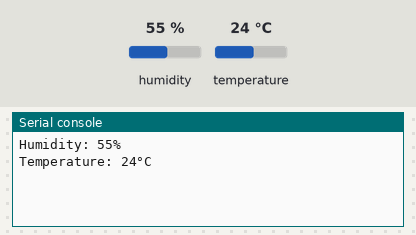
This program was run on a simulated ESP32 board running MicroPython. Shown: the last lines printed to the serial console. Inputs (shaded band) come from the test bench; at power-on: humidity 55 %, temperature 24 °C.

Above: at 1.2 s.
1.3 s: humidity set to 22 %
At 5.5 s:
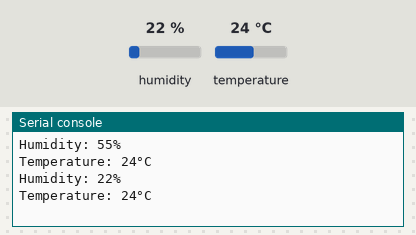
7.3 s: temperature set to 12 °C
At 11.4 s:
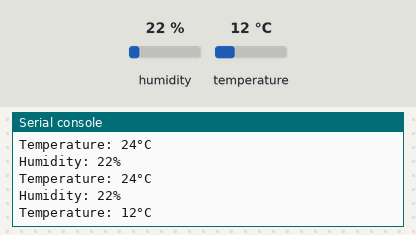
13.3 s: humidity set to 40 %
At 16.0 s:
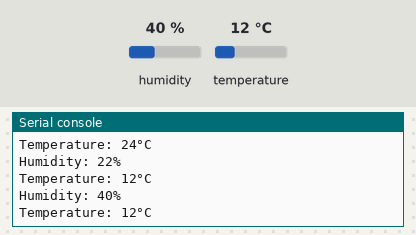
Timing chart, 0 to 17.5 s (numbered marks = the images above; inputs shaded):
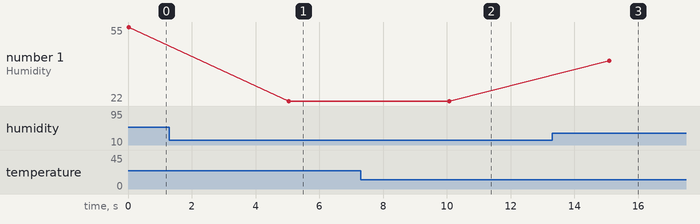

Measured:
- after the input at 1.3 s, the serial console: prints a new line after 3.7 s (image 1)
- after the input at 7.3 s, the serial console: prints a new line after 2.8 s (image 2)
- after the input at 13.3 s, the serial console: prints a new line after 1.8 s (image 3)
- plotted number 1: 55 → 22 after the input at 1.3 s, 22 → 40 after the input at 13.3 s

The program:

testdht.py
```python
from machine import Pin
import dht
import time

d = dht.DHT11(Pin(2))

while True:
    d.measure()
    temp = d.temperature()
    hum = d.humidity()
    print('Humidity: {}%'.format(hum))
	print('Temperature: {}{}C'.format(temp, '\u00b0'))
	time.sleep(5)
```
